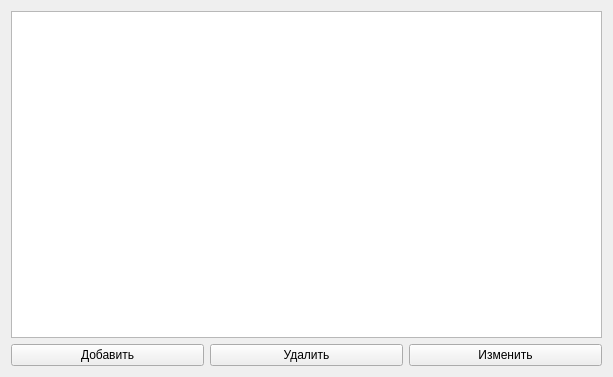
<?xml version="1.0" encoding="UTF-8"?>
<ui version="4.0">
 <class>PressetManagerFrame</class>
 <widget class="QWidget" name="PressetManagerFrame">
  <property name="geometry">
   <rect>
    <x>0</x>
    <y>0</y>
    <width>613</width>
    <height>377</height>
   </rect>
  </property>
  <property name="windowTitle">
   <string>Form</string>
  </property>
  <layout class="QGridLayout" name="gridLayout">
   <item row="1" column="1">
    <widget class="QPushButton" name="btnRemovePresset">
     <property name="text">
      <string>Удалить</string>
     </property>
     <property name="icon">
      <iconset resource="../resources.qrc">
       <normaloff>:/images/icons8-remove-64.png</normaloff>:/images/icons8-remove-64.png</iconset>
     </property>
     <property name="iconSize">
      <size>
       <width>42</width>
       <height>42</height>
      </size>
     </property>
    </widget>
   </item>
   <item row="1" column="2">
    <widget class="QPushButton" name="btnEditPresset">
     <property name="text">
      <string>Изменить</string>
     </property>
     <property name="icon">
      <iconset resource="../resources.qrc">
       <normaloff>:/images/icons8-edit-64.png</normaloff>:/images/icons8-edit-64.png</iconset>
     </property>
     <property name="iconSize">
      <size>
       <width>42</width>
       <height>42</height>
      </size>
     </property>
    </widget>
   </item>
   <item row="1" column="0">
    <widget class="QPushButton" name="btnAddPresset">
     <property name="text">
      <string>Добавить</string>
     </property>
     <property name="icon">
      <iconset resource="../resources.qrc">
       <normaloff>:/images/icons8-add-property-50.png</normaloff>:/images/icons8-add-property-50.png</iconset>
     </property>
     <property name="iconSize">
      <size>
       <width>42</width>
       <height>42</height>
      </size>
     </property>
    </widget>
   </item>
   <item row="0" column="0" colspan="3">
    <widget class="QTableView" name="tableView"/>
   </item>
  </layout>
 </widget>
 <resources>
  <include location="../resources.qrc"/>
 </resources>
 <connections/>
</ui>
